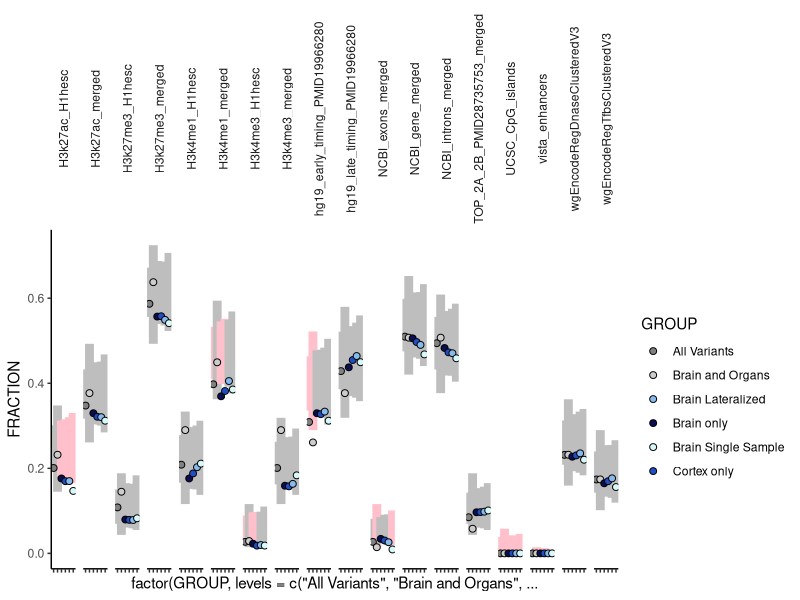

Reproduce this figure in R.
#Codes for plotting the genomic enrichment permutation result in R

library(ggplot2)

raw<-read.csv(file="4DBSM_plot.csv",header=T)
names(raw)
##[1] "GROUP"    "CATEGORY" "FRACTION" "Lower_CI" "Upper_CI" "Color"
ggplot(raw,aes(x=factor(GROUP,levels=c("All Variants","Brain and Organs","Brain only","Cortex only","Brain Lateralized","Brain Single Sample")),y=FRACTION,ymin=Lower_CI,ymax=Upper_CI))+
	geom_linerange(col=raw$Color,size=3)+
	geom_point(size=2,aes(fill=GROUP),color="black",pch=21)+
	scale_fill_manual(values = c("#808080","#CCCCCC","#86BAEC","#0B0E50","#D6F8F8","#1F4EC3"))+
	facet_wrap(~CATEGORY,nrow=1)+
	theme_classic()+
	theme(axis.text.x=element_blank(),strip.background = element_blank(),strip.text = element_text(angle=90))
